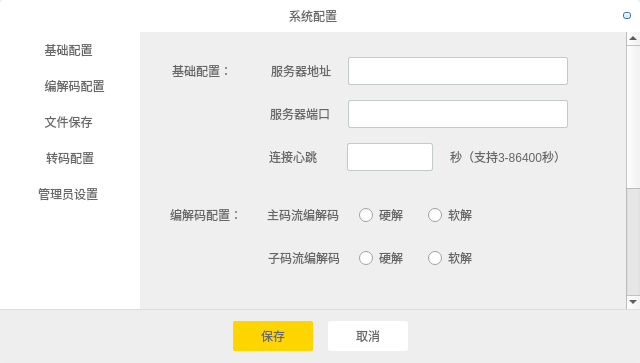
<?xml version="1.0" encoding="UTF-8"?>
<ui version="4.0">
 <class>systemSettingDlg</class>
 <widget class="QDialog" name="systemSettingDlg">
  <property name="geometry">
   <rect>
    <x>0</x>
    <y>0</y>
    <width>640</width>
    <height>363</height>
   </rect>
  </property>
  <property name="sizePolicy">
   <sizepolicy hsizetype="Preferred" vsizetype="Preferred">
    <horstretch>0</horstretch>
    <verstretch>0</verstretch>
   </sizepolicy>
  </property>
  <property name="minimumSize">
   <size>
    <width>640</width>
    <height>0</height>
   </size>
  </property>
  <property name="maximumSize">
   <size>
    <width>640</width>
    <height>16777215</height>
   </size>
  </property>
  <property name="windowTitle">
   <string>Dialog</string>
  </property>
  <property name="styleSheet">
   <string notr="true">QLabel{
color:#666666;
font-family:&quot;微软雅黑&quot;;
font-size:12px;
line-height:12px;
text-align:right;
}

QPushButton{
font-family:&quot;微软雅黑&quot;;
font-size:12px;
color:#666666;
letter-spacing:0;
line-height:12px;
text-align:center;
}
QRadioButton{
font-family:&quot;微软雅黑&quot;;
font-size:12px;
color:#666666;
letter-spacing:0;
line-height:12px;
text-align:center;
}

</string>
  </property>
  <layout class="QHBoxLayout" name="horizontalLayout">
   <property name="spacing">
    <number>0</number>
   </property>
   <property name="leftMargin">
    <number>0</number>
   </property>
   <property name="topMargin">
    <number>0</number>
   </property>
   <property name="rightMargin">
    <number>0</number>
   </property>
   <property name="bottomMargin">
    <number>0</number>
   </property>
   <item>
    <widget class="QWidget" name="widget" native="true">
     <property name="styleSheet">
      <string notr="true">#widget{
border-radius:4px;
}</string>
     </property>
     <layout class="QVBoxLayout" name="verticalLayout">
      <property name="spacing">
       <number>0</number>
      </property>
      <property name="leftMargin">
       <number>0</number>
      </property>
      <property name="topMargin">
       <number>0</number>
      </property>
      <property name="rightMargin">
       <number>0</number>
      </property>
      <property name="bottomMargin">
       <number>0</number>
      </property>
      <item>
       <widget class="QWidget" name="topWidget" native="true">
        <property name="sizePolicy">
         <sizepolicy hsizetype="Expanding" vsizetype="Expanding">
          <horstretch>0</horstretch>
          <verstretch>0</verstretch>
         </sizepolicy>
        </property>
        <property name="minimumSize">
         <size>
          <width>0</width>
          <height>32</height>
         </size>
        </property>
        <property name="maximumSize">
         <size>
          <width>16777215</width>
          <height>32</height>
         </size>
        </property>
        <property name="styleSheet">
         <string notr="true">#topWidget{
background-color: rgb(255, 255, 255);
border-top-left-radius:4px;
border-top-right-radius:4px;
}</string>
        </property>
        <layout class="QHBoxLayout" name="horizontalLayout_2">
         <item>
          <spacer name="horizontalSpacer">
           <property name="orientation">
            <enum>Qt::Horizontal</enum>
           </property>
           <property name="sizeHint" stdset="0">
            <size>
             <width>230</width>
             <height>11</height>
            </size>
           </property>
          </spacer>
         </item>
         <item>
          <widget class="QLabel" name="label">
           <property name="sizePolicy">
            <sizepolicy hsizetype="Preferred" vsizetype="Preferred">
             <horstretch>0</horstretch>
             <verstretch>0</verstretch>
            </sizepolicy>
           </property>
           <property name="text">
            <string>系统配置</string>
           </property>
           <property name="alignment">
            <set>Qt::AlignCenter</set>
           </property>
          </widget>
         </item>
         <item>
          <spacer name="horizontalSpacer_2">
           <property name="orientation">
            <enum>Qt::Horizontal</enum>
           </property>
           <property name="sizeHint" stdset="0">
            <size>
             <width>229</width>
             <height>11</height>
            </size>
           </property>
          </spacer>
         </item>
         <item>
          <widget class="QPushButton" name="closeBtn">
           <property name="minimumSize">
            <size>
             <width>8</width>
             <height>7</height>
            </size>
           </property>
           <property name="maximumSize">
            <size>
             <width>8</width>
             <height>7</height>
            </size>
           </property>
           <property name="styleSheet">
            <string notr="true">#closeBtn{
border-image:url(:/image/image/popupxb);
}
#closeBtn:pressed{
margin:1px;
}</string>
           </property>
           <property name="text">
            <string/>
           </property>
          </widget>
         </item>
        </layout>
       </widget>
      </item>
      <item>
       <layout class="QHBoxLayout" name="horizontalLayout_5">
        <property name="spacing">
         <number>0</number>
        </property>
        <property name="rightMargin">
         <number>0</number>
        </property>
        <item>
         <widget class="QWidget" name="leftWidget" native="true">
          <property name="minimumSize">
           <size>
            <width>140</width>
            <height>0</height>
           </size>
          </property>
          <property name="maximumSize">
           <size>
            <width>140</width>
            <height>16777215</height>
           </size>
          </property>
          <property name="styleSheet">
           <string notr="true">#leftWidget{
background-color: rgb(255, 255, 255);
}
QLabel{
padding-left:35px;
}</string>
          </property>
          <layout class="QVBoxLayout" name="verticalLayout_2">
           <property name="spacing">
            <number>0</number>
           </property>
           <property name="leftMargin">
            <number>0</number>
           </property>
           <property name="topMargin">
            <number>0</number>
           </property>
           <property name="rightMargin">
            <number>0</number>
           </property>
           <property name="bottomMargin">
            <number>0</number>
           </property>
           <item>
            <widget class="QWidget" name="systemSettingBtn" native="true">
             <property name="minimumSize">
              <size>
               <width>0</width>
               <height>36</height>
              </size>
             </property>
             <property name="maximumSize">
              <size>
               <width>16777215</width>
               <height>36</height>
              </size>
             </property>
             <layout class="QHBoxLayout" name="horizontalLayout_19">
              <property name="spacing">
               <number>0</number>
              </property>
              <property name="leftMargin">
               <number>0</number>
              </property>
              <property name="topMargin">
               <number>0</number>
              </property>
              <property name="rightMargin">
               <number>0</number>
              </property>
              <property name="bottomMargin">
               <number>0</number>
              </property>
              <item>
               <widget class="QLabel" name="systemSettingLbl">
                <property name="minimumSize">
                 <size>
                  <width>0</width>
                  <height>36</height>
                 </size>
                </property>
                <property name="styleSheet">
                 <string notr="true">systemSettingLbl:hover{
background-color:#F5F5F5;
}</string>
                </property>
                <property name="text">
                 <string>  基础配置</string>
                </property>
                <property name="alignment">
                 <set>Qt::AlignLeading|Qt::AlignLeft|Qt::AlignVCenter</set>
                </property>
               </widget>
              </item>
             </layout>
            </widget>
           </item>
           <item>
            <widget class="QWidget" name="decodeBtn" native="true">
             <property name="minimumSize">
              <size>
               <width>0</width>
               <height>36</height>
              </size>
             </property>
             <property name="maximumSize">
              <size>
               <width>16777215</width>
               <height>36</height>
              </size>
             </property>
             <layout class="QHBoxLayout" name="horizontalLayout_18">
              <property name="spacing">
               <number>0</number>
              </property>
              <property name="leftMargin">
               <number>0</number>
              </property>
              <property name="topMargin">
               <number>0</number>
              </property>
              <property name="rightMargin">
               <number>0</number>
              </property>
              <property name="bottomMargin">
               <number>0</number>
              </property>
              <item>
               <widget class="QLabel" name="decodeLbl">
                <property name="minimumSize">
                 <size>
                  <width>0</width>
                  <height>36</height>
                 </size>
                </property>
                <property name="styleSheet">
                 <string notr="true">#decodeLbl:hover{
background-color:#F5F5F5;
}</string>
                </property>
                <property name="text">
                 <string>  编解码配置</string>
                </property>
                <property name="alignment">
                 <set>Qt::AlignLeading|Qt::AlignLeft|Qt::AlignVCenter</set>
                </property>
               </widget>
              </item>
             </layout>
            </widget>
           </item>
           <item>
            <widget class="QWidget" name="fileSaveBtn" native="true">
             <property name="minimumSize">
              <size>
               <width>0</width>
               <height>36</height>
              </size>
             </property>
             <property name="maximumSize">
              <size>
               <width>16777215</width>
               <height>36</height>
              </size>
             </property>
             <layout class="QHBoxLayout" name="horizontalLayout_23">
              <property name="spacing">
               <number>0</number>
              </property>
              <property name="leftMargin">
               <number>0</number>
              </property>
              <property name="topMargin">
               <number>0</number>
              </property>
              <property name="rightMargin">
               <number>0</number>
              </property>
              <property name="bottomMargin">
               <number>0</number>
              </property>
              <item>
               <widget class="QLabel" name="fileSaveLbl">
                <property name="minimumSize">
                 <size>
                  <width>0</width>
                  <height>36</height>
                 </size>
                </property>
                <property name="styleSheet">
                 <string notr="true">#fileSaveLbl:hover{
background-color:#F5F5F5;
}</string>
                </property>
                <property name="text">
                 <string>  文件保存</string>
                </property>
                <property name="alignment">
                 <set>Qt::AlignLeading|Qt::AlignLeft|Qt::AlignVCenter</set>
                </property>
               </widget>
              </item>
             </layout>
            </widget>
           </item>
           <item>
            <widget class="QPushButton" name="resetTCSBtn">
             <property name="minimumSize">
              <size>
               <width>0</width>
               <height>36</height>
              </size>
             </property>
             <property name="maximumSize">
              <size>
               <width>16777215</width>
               <height>36</height>
              </size>
             </property>
             <property name="styleSheet">
              <string notr="true">#resetTCSBtn{
border:none;
color:#666666;
font-family:&quot;微软雅黑&quot;;
font-size:12px;
line-height:12px;
}
#resetTCSBtn:hover{
background-color:#F5F5F5;
}
#resetTCSBtn:checked{
background-color:#eeeeee;
}</string>
             </property>
             <property name="text">
              <string>转码配置</string>
             </property>
             <property name="checkable">
              <bool>true</bool>
             </property>
            </widget>
           </item>
           <item>
            <widget class="QLabel" name="AdminLabel">
             <property name="sizePolicy">
              <sizepolicy hsizetype="Fixed" vsizetype="Fixed">
               <horstretch>0</horstretch>
               <verstretch>0</verstretch>
              </sizepolicy>
             </property>
             <property name="minimumSize">
              <size>
               <width>140</width>
               <height>36</height>
              </size>
             </property>
             <property name="styleSheet">
              <string notr="true">#AdminLabel:hover{
background-color:#F5F5F5;
}</string>
             </property>
             <property name="text">
              <string>管理员设置</string>
             </property>
            </widget>
           </item>
           <item>
            <spacer name="verticalSpacer">
             <property name="orientation">
              <enum>Qt::Vertical</enum>
             </property>
             <property name="sizeHint" stdset="0">
              <size>
               <width>20</width>
               <height>40</height>
              </size>
             </property>
            </spacer>
           </item>
          </layout>
         </widget>
        </item>
        <item>
         <widget class="QScrollArea" name="scrollArea">
          <property name="styleSheet">
           <string notr="true">  QScrollBar:vertical {
      width:10px;
      background: #eeeeee;
      padding-top:6px;
      padding-bottom:6px;
padding-right:4px;
  }
QScrollBar::handle:vertical{
    background:rgba(0,0,0,25%);
    border-radius:2px;
    min-height:20;
}
QScrollBar::handle:vertical:hover
{
    background:rgba(0,0,0,50%); 
    border-radius:2px;
    min-height:20;
}
QScrollBar::add-line:vertical {
      border: none;
      background: #eeeeee;
}

QScrollBar::sub-line:vertical {
      border: none;
      background: #eeeeee;
}  
QScrollBar::add-page:vertical,QScrollBar::sub-page:vertical  
{
    background:#eeeeee;
    border-radius:4px;
}
</string>
          </property>
          <property name="frameShape">
           <enum>QFrame::NoFrame</enum>
          </property>
          <property name="verticalScrollBarPolicy">
           <enum>Qt::ScrollBarAsNeeded</enum>
          </property>
          <property name="horizontalScrollBarPolicy">
           <enum>Qt::ScrollBarAlwaysOff</enum>
          </property>
          <property name="sizeAdjustPolicy">
           <enum>QAbstractScrollArea::AdjustIgnored</enum>
          </property>
          <property name="widgetResizable">
           <bool>true</bool>
          </property>
          <widget class="QWidget" name="scrollAreaWidgetContents">
           <property name="geometry">
            <rect>
             <x>0</x>
             <y>0</y>
             <width>484</width>
             <height>505</height>
            </rect>
           </property>
           <layout class="QVBoxLayout" name="verticalLayout_8">
            <property name="spacing">
             <number>30</number>
            </property>
            <property name="leftMargin">
             <number>30</number>
            </property>
            <property name="topMargin">
             <number>25</number>
            </property>
            <property name="rightMargin">
             <number>55</number>
            </property>
            <property name="bottomMargin">
             <number>30</number>
            </property>
            <item>
             <layout class="QVBoxLayout" name="verticalLayout_3">
              <property name="spacing">
               <number>15</number>
              </property>
              <item>
               <layout class="QHBoxLayout" name="horizontalLayout_4">
                <property name="spacing">
                 <number>15</number>
                </property>
                <item>
                 <widget class="QLabel" name="label_7">
                  <property name="sizePolicy">
                   <sizepolicy hsizetype="Fixed" vsizetype="Preferred">
                    <horstretch>0</horstretch>
                    <verstretch>0</verstretch>
                   </sizepolicy>
                  </property>
                  <property name="minimumSize">
                   <size>
                    <width>82</width>
                    <height>0</height>
                   </size>
                  </property>
                  <property name="maximumSize">
                   <size>
                    <width>82</width>
                    <height>16777215</height>
                   </size>
                  </property>
                  <property name="text">
                   <string>基础配置：</string>
                  </property>
                 </widget>
                </item>
                <item>
                 <widget class="QLabel" name="label_8">
                  <property name="sizePolicy">
                   <sizepolicy hsizetype="Fixed" vsizetype="Preferred">
                    <horstretch>0</horstretch>
                    <verstretch>0</verstretch>
                   </sizepolicy>
                  </property>
                  <property name="minimumSize">
                   <size>
                    <width>60</width>
                    <height>0</height>
                   </size>
                  </property>
                  <property name="maximumSize">
                   <size>
                    <width>60</width>
                    <height>16777215</height>
                   </size>
                  </property>
                  <property name="text">
                   <string>服务器地址</string>
                  </property>
                 </widget>
                </item>
                <item>
                 <widget class="QIPLineEdit" name="ipLineEdit">
                  <property name="sizePolicy">
                   <sizepolicy hsizetype="Fixed" vsizetype="Fixed">
                    <horstretch>0</horstretch>
                    <verstretch>0</verstretch>
                   </sizepolicy>
                  </property>
                  <property name="minimumSize">
                   <size>
                    <width>220</width>
                    <height>28</height>
                   </size>
                  </property>
                  <property name="maximumSize">
                   <size>
                    <width>220</width>
                    <height>28</height>
                   </size>
                  </property>
                  <property name="styleSheet">
                   <string notr="true">background:#ffffff;
border:1px solid #c3caca;
border-radius:2px;
padding-left:10px;
font-size:12px;
font-family:&quot;微软雅黑&quot;;
color:#323434;</string>
                  </property>
                 </widget>
                </item>
               </layout>
              </item>
              <item>
               <layout class="QHBoxLayout" name="horizontalLayout_6">
                <property name="spacing">
                 <number>15</number>
                </property>
                <item>
                 <widget class="QLabel" name="label_9">
                  <property name="sizePolicy">
                   <sizepolicy hsizetype="Fixed" vsizetype="Preferred">
                    <horstretch>0</horstretch>
                    <verstretch>0</verstretch>
                   </sizepolicy>
                  </property>
                  <property name="minimumSize">
                   <size>
                    <width>157</width>
                    <height>0</height>
                   </size>
                  </property>
                  <property name="maximumSize">
                   <size>
                    <width>157</width>
                    <height>16777215</height>
                   </size>
                  </property>
                  <property name="styleSheet">
                   <string notr="true">padding-left:94px;</string>
                  </property>
                  <property name="text">
                   <string>服务器端口</string>
                  </property>
                 </widget>
                </item>
                <item>
                 <widget class="QLineEdit" name="portLineEdit">
                  <property name="sizePolicy">
                   <sizepolicy hsizetype="Fixed" vsizetype="Fixed">
                    <horstretch>0</horstretch>
                    <verstretch>0</verstretch>
                   </sizepolicy>
                  </property>
                  <property name="minimumSize">
                   <size>
                    <width>220</width>
                    <height>28</height>
                   </size>
                  </property>
                  <property name="maximumSize">
                   <size>
                    <width>220</width>
                    <height>28</height>
                   </size>
                  </property>
                  <property name="styleSheet">
                   <string notr="true">background:#ffffff;
border:1px solid #c3caca;
border-radius:2px;
padding-left:10px;
font-size:12px;
font-family:&quot;微软雅黑&quot;;
color:#323434;</string>
                  </property>
                 </widget>
                </item>
               </layout>
              </item>
              <item>
               <layout class="QHBoxLayout" name="horizontalLayout_7">
                <property name="spacing">
                 <number>15</number>
                </property>
                <item>
                 <widget class="QLabel" name="label_10">
                  <property name="sizePolicy">
                   <sizepolicy hsizetype="Fixed" vsizetype="Preferred">
                    <horstretch>0</horstretch>
                    <verstretch>0</verstretch>
                   </sizepolicy>
                  </property>
                  <property name="minimumSize">
                   <size>
                    <width>158</width>
                    <height>0</height>
                   </size>
                  </property>
                  <property name="maximumSize">
                   <size>
                    <width>158</width>
                    <height>16777215</height>
                   </size>
                  </property>
                  <property name="styleSheet">
                   <string notr="true">padding-left:94px;</string>
                  </property>
                  <property name="text">
                   <string>连接心跳</string>
                  </property>
                 </widget>
                </item>
                <item>
                 <widget class="QLineEdit" name="heartLineEdit">
                  <property name="sizePolicy">
                   <sizepolicy hsizetype="Fixed" vsizetype="Fixed">
                    <horstretch>0</horstretch>
                    <verstretch>0</verstretch>
                   </sizepolicy>
                  </property>
                  <property name="minimumSize">
                   <size>
                    <width>86</width>
                    <height>28</height>
                   </size>
                  </property>
                  <property name="maximumSize">
                   <size>
                    <width>86</width>
                    <height>28</height>
                   </size>
                  </property>
                  <property name="styleSheet">
                   <string notr="true">background:#ffffff;
border:1px solid #c3caca;
border-radius:2px;
padding-left:10px;
font-size:12px;
font-family:&quot;微软雅黑&quot;;
color:#323434;</string>
                  </property>
                 </widget>
                </item>
                <item>
                 <widget class="QLabel" name="label_11">
                  <property name="sizePolicy">
                   <sizepolicy hsizetype="Fixed" vsizetype="Preferred">
                    <horstretch>0</horstretch>
                    <verstretch>0</verstretch>
                   </sizepolicy>
                  </property>
                  <property name="minimumSize">
                   <size>
                    <width>119</width>
                    <height>0</height>
                   </size>
                  </property>
                  <property name="maximumSize">
                   <size>
                    <width>119</width>
                    <height>16777215</height>
                   </size>
                  </property>
                  <property name="text">
                   <string>秒（支持3-86400秒）</string>
                  </property>
                 </widget>
                </item>
               </layout>
              </item>
             </layout>
            </item>
            <item>
             <layout class="QVBoxLayout" name="verticalLayout_4">
              <property name="spacing">
               <number>15</number>
              </property>
              <item>
               <layout class="QHBoxLayout" name="horizontalLayout_8">
                <property name="spacing">
                 <number>20</number>
                </property>
                <item>
                 <widget class="QLabel" name="label_12">
                  <property name="sizePolicy">
                   <sizepolicy hsizetype="Fixed" vsizetype="Preferred">
                    <horstretch>0</horstretch>
                    <verstretch>0</verstretch>
                   </sizepolicy>
                  </property>
                  <property name="minimumSize">
                   <size>
                    <width>77</width>
                    <height>0</height>
                   </size>
                  </property>
                  <property name="maximumSize">
                   <size>
                    <width>77</width>
                    <height>16777215</height>
                   </size>
                  </property>
                  <property name="text">
                   <string>编解码配置：</string>
                  </property>
                 </widget>
                </item>
                <item>
                 <widget class="QLabel" name="label_13">
                  <property name="sizePolicy">
                   <sizepolicy hsizetype="Fixed" vsizetype="Preferred">
                    <horstretch>0</horstretch>
                    <verstretch>0</verstretch>
                   </sizepolicy>
                  </property>
                  <property name="minimumSize">
                   <size>
                    <width>72</width>
                    <height>28</height>
                   </size>
                  </property>
                  <property name="maximumSize">
                   <size>
                    <width>72</width>
                    <height>16777215</height>
                   </size>
                  </property>
                  <property name="text">
                   <string>主码流编解码</string>
                  </property>
                 </widget>
                </item>
                <item>
                 <widget class="QRadioButton" name="hardDecodeBtn">
                  <property name="text">
                   <string>硬解</string>
                  </property>
                 </widget>
                </item>
                <item>
                 <widget class="QRadioButton" name="sorfDecodeBtn">
                  <property name="text">
                   <string>软解</string>
                  </property>
                 </widget>
                </item>
                <item>
                 <spacer name="horizontalSpacer_7">
                  <property name="orientation">
                   <enum>Qt::Horizontal</enum>
                  </property>
                  <property name="sizeHint" stdset="0">
                   <size>
                    <width>40</width>
                    <height>20</height>
                   </size>
                  </property>
                 </spacer>
                </item>
               </layout>
              </item>
              <item>
               <layout class="QHBoxLayout" name="horizontalLayout_9">
                <property name="spacing">
                 <number>20</number>
                </property>
                <item>
                 <widget class="QLabel" name="label_14">
                  <property name="sizePolicy">
                   <sizepolicy hsizetype="Fixed" vsizetype="Preferred">
                    <horstretch>0</horstretch>
                    <verstretch>0</verstretch>
                   </sizepolicy>
                  </property>
                  <property name="minimumSize">
                   <size>
                    <width>169</width>
                    <height>28</height>
                   </size>
                  </property>
                  <property name="maximumSize">
                   <size>
                    <width>169</width>
                    <height>16777215</height>
                   </size>
                  </property>
                  <property name="styleSheet">
                   <string notr="true">padding-left:95px;</string>
                  </property>
                  <property name="text">
                   <string>子码流编解码</string>
                  </property>
                 </widget>
                </item>
                <item>
                 <widget class="QRadioButton" name="subHardDecodeBtn">
                  <property name="text">
                   <string>硬解</string>
                  </property>
                 </widget>
                </item>
                <item>
                 <widget class="QRadioButton" name="subSoftDecodeBtn">
                  <property name="text">
                   <string>软解</string>
                  </property>
                 </widget>
                </item>
                <item>
                 <spacer name="horizontalSpacer_8">
                  <property name="orientation">
                   <enum>Qt::Horizontal</enum>
                  </property>
                  <property name="sizeHint" stdset="0">
                   <size>
                    <width>40</width>
                    <height>20</height>
                   </size>
                  </property>
                 </spacer>
                </item>
               </layout>
              </item>
             </layout>
            </item>
            <item>
             <layout class="QVBoxLayout" name="verticalLayout_7">
              <property name="spacing">
               <number>15</number>
              </property>
              <item>
               <layout class="QHBoxLayout" name="horizontalLayout_16">
                <property name="spacing">
                 <number>10</number>
                </property>
                <item>
                 <widget class="QLabel" name="label_27">
                  <property name="sizePolicy">
                   <sizepolicy hsizetype="Fixed" vsizetype="Preferred">
                    <horstretch>0</horstretch>
                    <verstretch>0</verstretch>
                   </sizepolicy>
                  </property>
                  <property name="maximumSize">
                   <size>
                    <width>89</width>
                    <height>16777215</height>
                   </size>
                  </property>
                  <property name="text">
                   <string>文件保存：</string>
                  </property>
                 </widget>
                </item>
                <item>
                 <widget class="QLabel" name="label_28">
                  <property name="minimumSize">
                   <size>
                    <width>0</width>
                    <height>28</height>
                   </size>
                  </property>
                  <property name="text">
                   <string>抓图文件存储路径</string>
                  </property>
                 </widget>
                </item>
               </layout>
              </item>
              <item>
               <layout class="QHBoxLayout" name="horizontalLayout_17">
                <property name="spacing">
                 <number>5</number>
                </property>
                <item>
                 <spacer name="horizontalSpacer_16">
                  <property name="orientation">
                   <enum>Qt::Horizontal</enum>
                  </property>
                  <property name="sizeType">
                   <enum>QSizePolicy::Fixed</enum>
                  </property>
                  <property name="sizeHint" stdset="0">
                   <size>
                    <width>95</width>
                    <height>20</height>
                   </size>
                  </property>
                 </spacer>
                </item>
                <item>
                 <widget class="QLineEdit" name="fileSaveLineEdit">
                  <property name="sizePolicy">
                   <sizepolicy hsizetype="Fixed" vsizetype="Fixed">
                    <horstretch>0</horstretch>
                    <verstretch>0</verstretch>
                   </sizepolicy>
                  </property>
                  <property name="minimumSize">
                   <size>
                    <width>240</width>
                    <height>28</height>
                   </size>
                  </property>
                  <property name="maximumSize">
                   <size>
                    <width>240</width>
                    <height>28</height>
                   </size>
                  </property>
                  <property name="styleSheet">
                   <string notr="true">background:#ffffff;
border:1px solid #c3caca;
border-radius:2px;
padding-left:10px;
font-size:12px;
font-family:&quot;微软雅黑&quot;;
color:#323434;</string>
                  </property>
                 </widget>
                </item>
                <item>
                 <widget class="QPushButton" name="scanBtn">
                  <property name="minimumSize">
                   <size>
                    <width>50</width>
                    <height>26</height>
                   </size>
                  </property>
                  <property name="maximumSize">
                   <size>
                    <width>50</width>
                    <height>26</height>
                   </size>
                  </property>
                  <property name="styleSheet">
                   <string notr="true">#scanBtn{
background:#ffffff;
border-radius:2px;
}
#scanBtn:pressed{
margin:1px;
}</string>
                  </property>
                  <property name="text">
                   <string>浏览</string>
                  </property>
                 </widget>
                </item>
               </layout>
              </item>
             </layout>
            </item>
            <item>
             <layout class="QHBoxLayout" name="horizontalLayout_10">
              <property name="spacing">
               <number>10</number>
              </property>
              <item>
               <widget class="QLabel" name="label_2">
                <property name="minimumSize">
                 <size>
                  <width>89</width>
                  <height>0</height>
                 </size>
                </property>
                <property name="maximumSize">
                 <size>
                  <width>89</width>
                  <height>16777215</height>
                 </size>
                </property>
                <property name="text">
                 <string>转码配置：</string>
                </property>
               </widget>
              </item>
              <item>
               <widget class="QPushButton" name="pushButton">
                <property name="minimumSize">
                 <size>
                  <width>0</width>
                  <height>26</height>
                 </size>
                </property>
                <property name="maximumSize">
                 <size>
                  <width>16777215</width>
                  <height>26</height>
                 </size>
                </property>
                <property name="styleSheet">
                 <string notr="true">#pushButton{
border:none;
border-radius:4px;
background:#ffffff;
}
#pushButton:pressed{
margin:1px;
}</string>
                </property>
                <property name="text">
                 <string>重置转码配置</string>
                </property>
               </widget>
              </item>
             </layout>
            </item>
            <item>
             <widget class="QPushButton" name="AdminBtn">
              <property name="minimumSize">
               <size>
                <width>0</width>
                <height>26</height>
               </size>
              </property>
              <property name="styleSheet">
               <string notr="true">#AdminBtn{
background:#ffd500;
border-radius:2px;
}
#AdminBtn:pressed{
margin:1px;
}</string>
              </property>
              <property name="text">
               <string/>
              </property>
             </widget>
            </item>
           </layout>
          </widget>
         </widget>
        </item>
       </layout>
      </item>
      <item>
       <widget class="QWidget" name="bottomWidget" native="true">
        <property name="minimumSize">
         <size>
          <width>0</width>
          <height>54</height>
         </size>
        </property>
        <property name="maximumSize">
         <size>
          <width>16777215</width>
          <height>54</height>
         </size>
        </property>
        <property name="styleSheet">
         <string notr="true">#bottomWidget{
border:1px solid #eeeeee;
border-top-color:#DDDDDD;
background-color:#EEEEEE;
border-bottom-left-radius:4px;
border-bottom-right-radius:4px;
}</string>
        </property>
        <layout class="QHBoxLayout" name="horizontalLayout_3">
         <property name="spacing">
          <number>15</number>
         </property>
         <item>
          <spacer name="horizontalSpacer_3">
           <property name="orientation">
            <enum>Qt::Horizontal</enum>
           </property>
           <property name="sizeHint" stdset="0">
            <size>
             <width>40</width>
             <height>20</height>
            </size>
           </property>
          </spacer>
         </item>
         <item>
          <widget class="QPushButton" name="saveBtn">
           <property name="minimumSize">
            <size>
             <width>80</width>
             <height>30</height>
            </size>
           </property>
           <property name="maximumSize">
            <size>
             <width>80</width>
             <height>30</height>
            </size>
           </property>
           <property name="styleSheet">
            <string notr="true">#saveBtn{
background:#ffd500;
border-radius:2px;
}
#saveBtn:pressed{
margin:1px;
}</string>
           </property>
           <property name="text">
            <string>保存</string>
           </property>
          </widget>
         </item>
         <item>
          <widget class="QPushButton" name="cancelBtn">
           <property name="minimumSize">
            <size>
             <width>80</width>
             <height>30</height>
            </size>
           </property>
           <property name="maximumSize">
            <size>
             <width>80</width>
             <height>30</height>
            </size>
           </property>
           <property name="styleSheet">
            <string notr="true">#cancelBtn{
background:#ffffff;
border-radius:2px;
}
#cancelBtn:pressed{
margin:1px;
}</string>
           </property>
           <property name="text">
            <string>取消</string>
           </property>
          </widget>
         </item>
         <item>
          <spacer name="horizontalSpacer_4">
           <property name="orientation">
            <enum>Qt::Horizontal</enum>
           </property>
           <property name="sizeHint" stdset="0">
            <size>
             <width>40</width>
             <height>20</height>
            </size>
           </property>
          </spacer>
         </item>
        </layout>
       </widget>
      </item>
     </layout>
    </widget>
   </item>
  </layout>
 </widget>
 <customwidgets>
  <customwidget>
   <class>QIPLineEdit</class>
   <extends>QLineEdit</extends>
   <header>qiplineedit.h</header>
  </customwidget>
 </customwidgets>
 <resources/>
 <connections/>
</ui>
